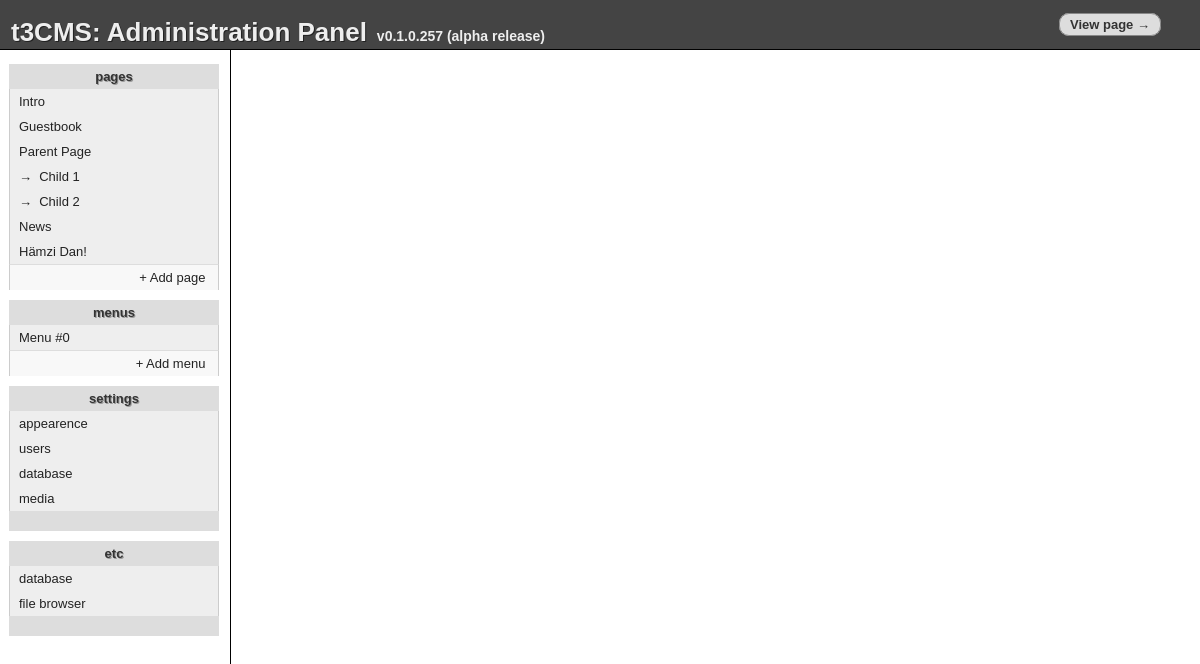
The app's page /admin.php, older data.
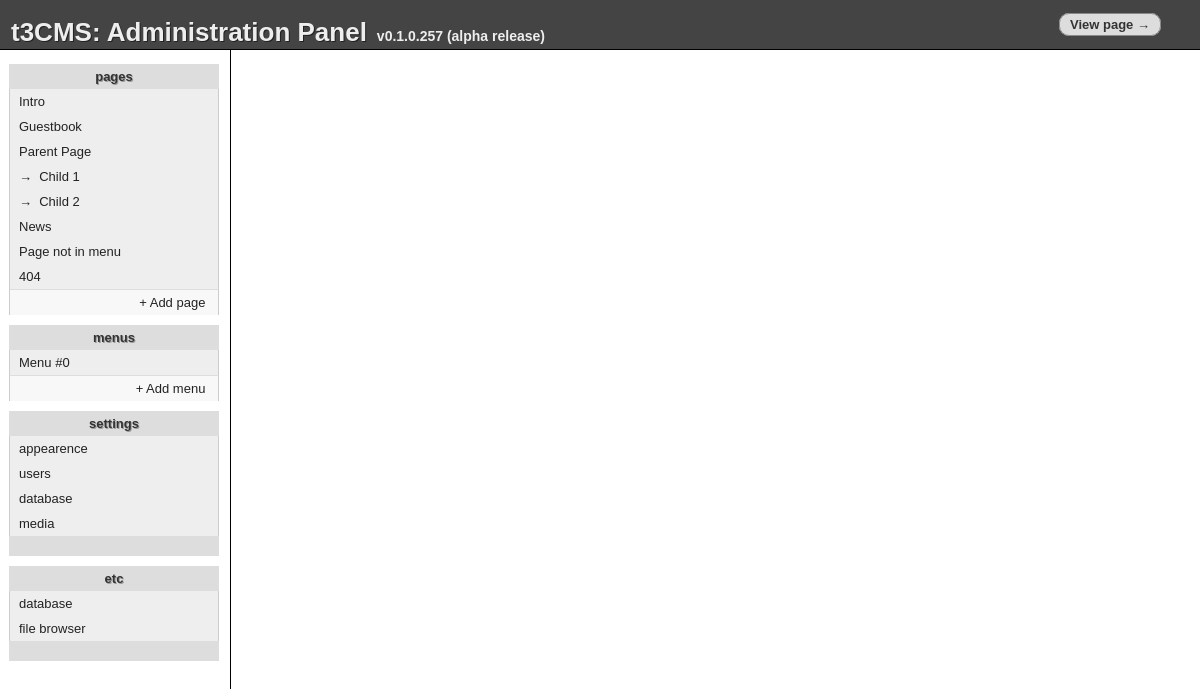
The same page, newer data.
### tables this page shows
CREATE TABLE "pages" ("id" INTEGER PRIMARY KEY  NOT NULL ,"name" TEXT,"type" TEXT,"content" TEXT,"title" TEXT,"sub" TEXT DEFAULT _ , "special" INTEGER DEFAULT 0);

CREATE TABLE "menus" ("id" INTEGER PRIMARY KEY  AUTOINCREMENT  NOT NULL , "menu" INTEGER NOT NULL  DEFAULT 0, "label" TEXT, "type" TEXT DEFAULT page, "link" TEXT, "sorting" INTEGER DEFAULT 0);

### inc/inc.admin.php (the view, shortened to what this page needs)
<?php
 include_once('inc/inc.db.php');
 function a_do_pages($sub = '_', $lvl = 0){
    global $_DB;
    $active_page = $_GET['page'];
    foreach ($_DB->query("SELECT * FROM pages where sub='$sub' ORDER BY special,id") as $r){
        $spacing = str_repeat('&rarr;&nbsp;&nbsp;',$lvl);
        $active = $active_page==$r['name']?' active':'';
        print "   <a href=\"?edit=page&page={$r['name']}\" class=\"$active\">$spacing{$r['title']}</a>\n";
        a_do_pages($r['name'], $lvl+1);
    }
 }
 function a_do_menus(){
    global $_DB;
	$a = array();
    foreach ($_DB->query("SELECT * FROM menus") as $r){
		if (! in_array($r['menu'],$a)){
			print "   <a href=\"?edit=menu&menu={$r['menu']}\">Menu #{$r['menu']}</a>\n";
			$a[] = $r['menu'];
		}
    }
 }
?>

Row changes from the older to the newer data that the page shows:
removed pages: title "Hämzi Dan!", shown under "v0.1.0.257 (alpha release)"
added pages: title "Page not in menu", shown under "v0.1.0.257 (alpha release)"
added pages: title "404", shown under "v0.1.0.257 (alpha release)"
